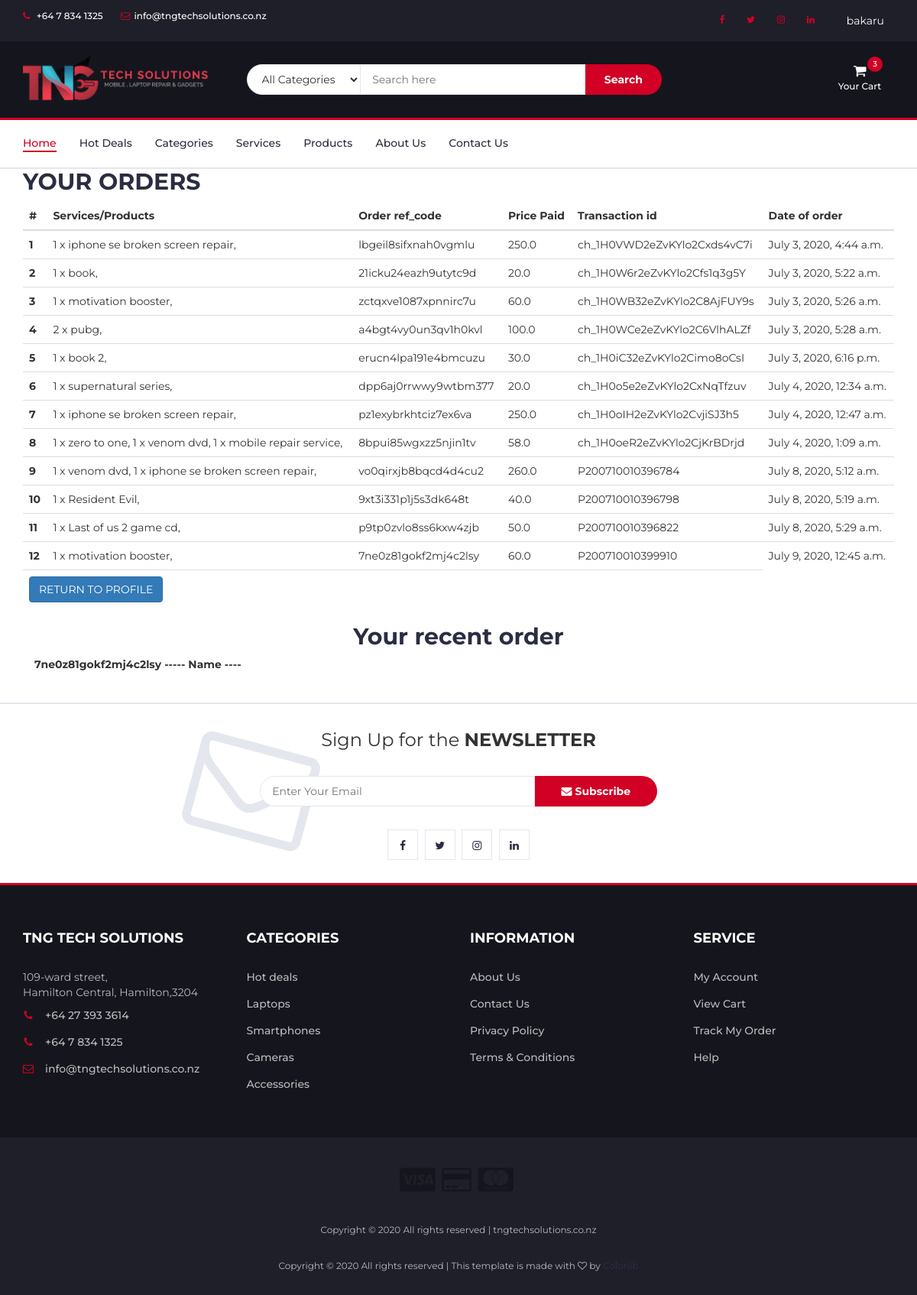
The app's page /view-orders/ (signed in) with its own data.
### prod/models.py (models this page shows, shortened)
class Order(models.Model):
    user=models.ForeignKey(User,on_delete=models.CASCADE)
    ref_code=models.CharField(max_length=20,blank=True,null=True)
    tngproduct=models.ManyToManyField(OrderItem)
    ordered=models.BooleanField(default=False)
    start_date=models.DateTimeField(default=timezone.now)
    ordered_date=models.DateTimeField()
    shipping_address=models.ForeignKey('Address',related_name='shipping_address',on_delete=models.SET_NULL,blank=True,null=True)
    billing_address=models.ForeignKey('Address',related_name='billing_address',on_delete=models.SET_NULL,blank=True,null=True)
    payment=models.ForeignKey('Payment',on_delete=models.SET_NULL,blank=True,null=True)
    coupon = models.ForeignKey('Coupon',on_delete=models.SET_NULL,blank=True,null=True)
    being_delivered=models.BooleanField(default=False)
    received=models.BooleanField(default=False)
    refund_requested=models.BooleanField(default=False)
    refund_granted=models.BooleanField(default=False)

class OrderItem(models.Model):
    user=models.ForeignKey(User,on_delete=models.CASCADE)
    ordered=models.BooleanField(default=False)
    tngproducts=models.ForeignKey(TngProducts,on_delete=models.CASCADE,default='')
    quantity=models.IntegerField(default=1)

class TngProducts(models.Model):
    CATEGORY_CHOICES=(
        ('A','All'),
        ('MA','Mobile Accessories'),
        ('DA','Device Accessories'),
        ('CS','Cool Stuffs'),
        ('MR','Mobile Repair'),
        ('LR','Laptop/Computer Repair'),
        ('TR','iPad/Tablet Repair')
    )
    Name=models.CharField(max_length=100)
    Details=models.TextField()
    Additional_Details=models.TextField(blank=True,null=True)
    Price=models.FloatField()
    Discount_Price=models.FloatField(blank=True,null=True)
    category=models.CharField(max_length=2,choices=CATEGORY_CHOICES,default='A')
    label=models.CharField(max_length=1,choices=LABEL_CHOICES,default='R')
    slug=models.SlugField(default='test-product')
    image=models.ImageField(default='default.jpg',upload_to='product_pics')

class Payment(models.Model):
    stripe_charge_id = models.CharField(max_length=50)
    user=models.ForeignKey(User,on_delete=models.SET_NULL,blank=True,null=True)
    amount=models.FloatField()
    timestamp=models.DateTimeField(default=timezone.now)

### prod/views.py (the view)
# urls.py: path('view-orders/',ob.vieworder,name='vieworders'),
@login_required
def vieworder(request):
    order_qs=Order.objects.filter(user=request.user,ordered=True)
    rct = order_qs.last()
    if order_qs.exists():
        context={
            'object':order_qs,
            'rct':rct
        }
        return render(request,'prod/view-orders.html',context)
    else:
        messages.warning(request,f'You do not have an order')
        return redirect('profile')

### prod/templates/prod/view-orders.html (shortened to what this page needs)
{% extends "prod/base.html" %}
{% block content %}
<div class="table-responsive">
  <h2>YOUR ORDERS</h2>
  <table class="table">
    <thead>
      <tr>
        <th scope="col">#</th>
        <th scope="col">Services/Products</th>
        <th scope="col">Order ref_code</th>
        <th scope="col">Price Paid</th>
        <th scope="col">Transaction id</th>
        <th scope="col">Date of order</th>
      </tr>
    </thead>
    <tbody>
      {% for order_item in object.all %}
      <tr>
        <th scope="row">{{ forloop.counter }}</th>
        <td>
          {% for oi in order_item.tngproduct.all %}
            {{ oi.quantity }} x {{ oi.tngproducts.Name }},
          {% endfor %}
        </td>
        <td>{{ order_item.ref_code }}</td>
        <td>{{ order_item.payment.amount }}</td>
        <td>{{ order_item.payment.stripe_charge_id }}</td>
        <td>{{ order_item.ordered_date }}</td>
      </tr>
      {% endfor %}
      <tr>
        <td colspan="5">
          <a href="{% url 'profile' %}" class='btn btn-primary float-right'>RETURN TO PROFILE</a>
        </td>
      </tr>
    </tbody>
  </table>
  <div class="container-fluid mt-3 mb-3 pt-2">
    <h2 class="text-center mb-2">Your recent order</h2>
    <p><strong> {{ rct.ref_code }} ----- Name ----  </strong></p>
  </div>
</div>
{% endblock content %}

### prod/templates/prod/base.html (shortened to what this page needs)
{% load static %}
{% load cart_template_tags %}
<!DOCTYPE html>
<html lang="en">
<head>
	<link type="text/css" rel="stylesheet" href="{% static 'prod/css/bootstrap.min.css' %}" />
	<link type="text/css" rel="stylesheet" href="{% static 'prod/css/slick.css' %}" />
	<link type="text/css" rel="stylesheet" href="{% static 'prod/css/slick-theme.css' %}" />
	<link type="text/css" rel="stylesheet" href="{% static 'prod/css/nouislider.min.css' %}" />
	<link rel="stylesheet" href="{% static 'prod/css/font-awesome.min.css' %}">
	<link type="text/css" rel="stylesheet" href="{% static 'prod/css/style.css' %}" />
</head>
<body>
	<header>
		<div id="top-header">
			<div class="container">
				<ul class="header-links pull-left">
					<li><a href="tel:+64 7 834 1325"><i class="fa fa-phone"></i> +64 7 834 1325</a></li>
					<li><a href="mailto:info@tngtechsolutions.co.nz"><i
								class="fa fa-envelope-o"></i>info@tngtechsolutions.co.nz</a></li>
				</ul>
				<ul class="header-links pull-right">
					<li class="nav-item">
						<a href="https://www.facebook.com/tngtechsolutions/" class="nav-link waves-effect"
							target="_blank">
							<i class="fa fa-facebook"></i>
						</a>
					</li>
					<li class="nav-item">
						<a href="https://twitter.com/tng_tech" class="nav-link waves-effect" target="_blank">
							<i class="fa fa-twitter"></i>
						</a>
					</li>
					<li class="nav-item">
						<a href="https://www.instagram.com/tngtech.nz/" class="nav-link waves-effect" target="_blank">
							<i class="fa fa-instagram"></i>
						</a>
					</li>
					<li class="nav-item">
						<a href="https://www.linkedin.com/company/tng-tech-solutions/" class="nav-link waves-effect"
							target="_blank">
							<i class="fa fa-linkedin"></i>
						</a>
					</li>
					{% if user.is_authenticated %}
					<li class="nav-item dropdown">
						<div class="dropdown show">
							<a class="btn dropdown-toggle" href="#" role="button" id="dropdownMenuLink"
								data-toggle="dropdown" aria-haspopup="true" aria-expanded="false">
								{{ user.username }}
							</a>
						</div>
					</li>
					{% endif %}
				</ul>
			</div>
		</div>
		<div id="header">
			<div class="container">
				<div class="row">
					<div class="col-md-3">
						<div class="header-logo">
							<a href="{% url 'homie' %}" class="logo">
								<img src="{% static 'prod/img/logo-black.png' %}" alt="" style="width:250px;">
							</a>
						</div>
					</div>
					<div class="col-md-6">
						<div class="header-search">
							<form method="get" action="{% url 'searchprod' %}">
								<select class="input-select">
									<option value="0">All Categories</option>
								</select>
								<input class="input" type="text" name="search" placeholder="Search here">
								<button class="search-btn" type="submit">Search</button>
							</form>
						</div>
					</div>
					<div class="col-md-3 clearfix">
						<div class="header-ctn">
							{% if user.is_authenticated %}
							<div class="dropdown">
								<a href="{% url 'order-summary' %}" aria-expanded="true">
									<i class="fa fa-shopping-cart"></i>
									<span>Your Cart</span>
									{% if request.user|cart_item_count != 0 %}
									<div class="qty">{{ request.user|cart_item_count }}</div>
									{% endif %}
								</a>
							</div>
							{% endif %}
						</div>
					</div>
				</div>
			</div>
		</div>
	</header>
	<nav id="navigation">
		<div class="container">
			<div id="responsive-nav">
				<ul class="main-nav nav navbar-nav">
					<li class="active"><a href="{% url 'homie' %}">Home</a></li>
					<li><a href="#">Hot Deals</a></li>
					<li><a href="#">Categories</a></li>
					<li><a href="/serv-prod/serv/">Services</a></li>
					<li><a href="/serv-prod/prdcts/">Products</a></li>
					<li><a href="{% url 'about' %}">About Us</a></li>
					<li><a href="{% url 'contact' %}">Contact Us</a></li>
				</ul>
			</div>
		</div>
	</nav>
	<main class="mt-5 pt-4">
		<div class="container dark-grey-text mt-5">
			{% block content  %}
			{% endblock content %}
		 </div>
	</main>
	<div id="newsletter" class="section">
		<div class="container">
			<div class="row">
				<div class="col-md-12">
					<div class="newsletter">
						<p>Sign Up for the <strong>NEWSLETTER</strong></p>
						<form method="POST" action="{% url 'homenews' %}">
							<input class="input" name="email" type="email" placeholder="Enter Your Email">
							<button class="newsletter-btn" type="submit"><i class="fa fa-envelope"></i>
								Subscribe</button>
						</form>
						<ul class="newsletter-follow">
							<li>
								<a href="https://www.facebook.com/tngtechsolutions/" target="_blank"><i
										class="fa fa-facebook"></i></a>
							</li>
							<li>
								<a href="https://twitter.com/tng_tech" target="_blank"><i class="fa fa-twitter"></i></a>
							</li>
							<li>
								<a href="https://www.instagram.com/tngtech.nz/" target="_blank"><i
										class="fa fa-instagram"></i></a>
							</li>
							<li>
								<a href="https://www.linkedin.com/company/tng-tech-solutions/" target="_blank"><i
										class="fa fa-linkedin"></i></a>
							</li>
						</ul>
					</div>
				</div>
			</div>
		</div>
	</div>
	<footer id="footer">
		<div class="section">
			<div class="container">
				<div class="row">
					<div class="col-md-3 col-xs-6">
						<div class="footer">
							<h3 class="footer-title">TNG Tech Solutions</h3>
							<p>109-ward street,<br> Hamilton Central, Hamilton,3204</p>
							<ul class="footer-links">
								<li><a href="tel:+64 27 393 3614"><i class="fa fa-phone"></i>+64 27 393 3614</a></li>
								<li><a href="tel:+64 7 834 1325"><i class="fa fa-phone"></i>+64 7 834 1325</a></li>
								<li><a href="mailto:info@tngtechsolutions.co.nz"><i
											class="fa fa-envelope-o"></i>info@tngtechsolutions.co.nz</a></li>
							</ul>
						</div>
					</div>
					<div class="col-md-3 col-xs-6">
						<div class="footer">
							<h3 class="footer-title">Categories</h3>
							<ul class="footer-links">
								<li><a href="#">Hot deals</a></li>
								<li><a href="#">Laptops</a></li>
								<li><a href="#">Smartphones</a></li>
								<li><a href="#">Cameras</a></li>
								<li><a href="#">Accessories</a></li>
							</ul>
						</div>
					</div>
					<div class="col-md-3 col-xs-6">
						<div class="footer">
							<h3 class="footer-title">Information</h3>
							<ul class="footer-links">
								<li><a href="{% url 'about' %}">About Us</a></li>
								<li><a href="{% url 'contact' %}">Contact Us</a></li>
								<li><a href="{% url 'privacy' %}">Privacy Policy</a></li>
								<li><a href="{% url 'tandc' %}">Terms & Conditions</a></li>
							</ul>
						</div>
					</div>
					<div class="col-md-3 col-xs-6">
						<div class="footer">
							<h3 class="footer-title">Service</h3>
							<ul class="footer-links">
								<li><a href="{% url 'profile' %}">My Account</a></li>
								<li><a href="/order-summary/">View Cart</a></li>
								<li><a href="#">Track My Order</a></li>
								<li><a href="#">Help</a></li>
							</ul>
						</div>
					</div>
				</div>
			</div>
		</div>
		<div id="bottom-footer" class="section">
			<div class="container">
				<div class="row">
					<div class="col-md-12 text-center">
						<ul class="footer-payments">
							<li><a href="#"><i class="fa fa-cc-visa"></i></a></li>
							<li><a href="#"><i class="fa fa-credit-card"></i></a></li>
							<li><a href="#"><i class="fa fa-cc-mastercard"></i></a></li>
						</ul>
						<span class="copyright">
							Copyright &copy;
							<script>document.write(new Date().getFullYear());</script> All rights reserved |
							tngtechsolutions.co.nz
						</span>
						<span class="copyright">
							Copyright &copy;
							<script>document.write(new Date().getFullYear());</script> All rights reserved | This
							template is made with <i class="fa fa-heart-o" aria-hidden="true"></i> by <a
								href="https://colorlib.com" target="_blank">Colorlib</a>
						</span>
					</div>
				</div>
			</div>
		</div>
	</footer>
</body>
</html>

### records on screen
Order: ref_code "lbgeil8sifxnah0vgmlu", payment.amount "250.0", payment.stripe_charge_id "ch_1H0VWD2eZvKYlo2Cxds4vC7i", ordered_date "July 3, 2020, 4:44 a.m."
OrderItem: quantity "1", tngproducts.Name "iphone se broken screen repair"
Order: ref_code "21icku24eazh9utytc9d", payment.amount "20.0", payment.stripe_charge_id "ch_1H0W6r2eZvKYlo2Cfs1q3g5Y", ordered_date "July 3, 2020, 5:22 a.m."
OrderItem: quantity "1", tngproducts.Name "book"
Order: ref_code "zctqxve1087xpnnirc7u", payment.amount "60.0", payment.stripe_charge_id "ch_1H0WB32eZvKYlo2C8AjFUY9s", ordered_date "July 3, 2020, 5:26 a.m."
OrderItem: quantity "1", tngproducts.Name "motivation booster"
Order: ref_code "a4bgt4vy0un3qv1h0kvl", payment.amount "100.0", payment.stripe_charge_id "ch_1H0WCe2eZvKYlo2C6VlhALZf", ordered_date "July 3, 2020, 5:28 a.m."
OrderItem: quantity "2", tngproducts.Name "pubg"
Order: ref_code "erucn4lpa191e4bmcuzu", payment.amount "30.0", payment.stripe_charge_id "ch_1H0iC32eZvKYlo2Cimo8oCsI", ordered_date "July 3, 2020, 6:16 p.m."
OrderItem: quantity "1", tngproducts.Name "book 2"
Order: ref_code "dpp6aj0rrwwy9wtbm377", payment.amount "20.0", payment.stripe_charge_id "ch_1H0o5e2eZvKYlo2CxNqTfzuv", ordered_date "July 4, 2020, 12:34 a.m."
OrderItem: quantity "1", tngproducts.Name "supernatural series"
Order: ref_code "pz1exybrkhtciz7ex6va", payment.amount "250.0", payment.stripe_charge_id "ch_1H0oIH2eZvKYlo2CvjiSJ3h5", ordered_date "July 4, 2020, 12:47 a.m."
OrderItem: quantity "1", tngproducts.Name "iphone se broken screen repair"
Order: ref_code "8bpui85wgxzz5njin1tv", payment.amount "58.0", payment.stripe_charge_id "ch_1H0oeR2eZvKYlo2CjKrBDrjd", ordered_date "July 4, 2020, 1:09 a.m."
OrderItem: quantity "1", tngproducts.Name "zero to one"
OrderItem: quantity "1", tngproducts.Name "venom dvd"
OrderItem: quantity "1", tngproducts.Name "mobile repair service"
Order: ref_code "vo0qirxjb8bqcd4d4cu2", payment.amount "260.0", payment.stripe_charge_id "P200710010396784", ordered_date "July 8, 2020, 5:12 a.m."
OrderItem: quantity "1", tngproducts.Name "venom dvd"
OrderItem: quantity "1", tngproducts.Name "iphone se broken screen repair"
Order: ref_code "9xt3i331p1j5s3dk648t", payment.amount "40.0", payment.stripe_charge_id "P200710010396798", ordered_date "July 8, 2020, 5:19 a.m."
OrderItem: quantity "1", tngproducts.Name "Resident Evil"
Order: ref_code "p9tp0zvlo8ss6kxw4zjb", payment.amount "50.0", payment.stripe_charge_id "P200710010396822", ordered_date "July 8, 2020, 5:29 a.m."
OrderItem: quantity "1", tngproducts.Name "Last of us 2 game cd"
Order: ref_code "7ne0z81gokf2mj4c2lsy", payment.amount "60.0", payment.stripe_charge_id "P200710010399910", ordered_date "July 9, 2020, 12:45 a.m."
OrderItem: quantity "1", tngproducts.Name "motivation booster"

### other values on screen
{{ user.username }} "bakaru"
{{ request.user|cart_item_count }} "3"
